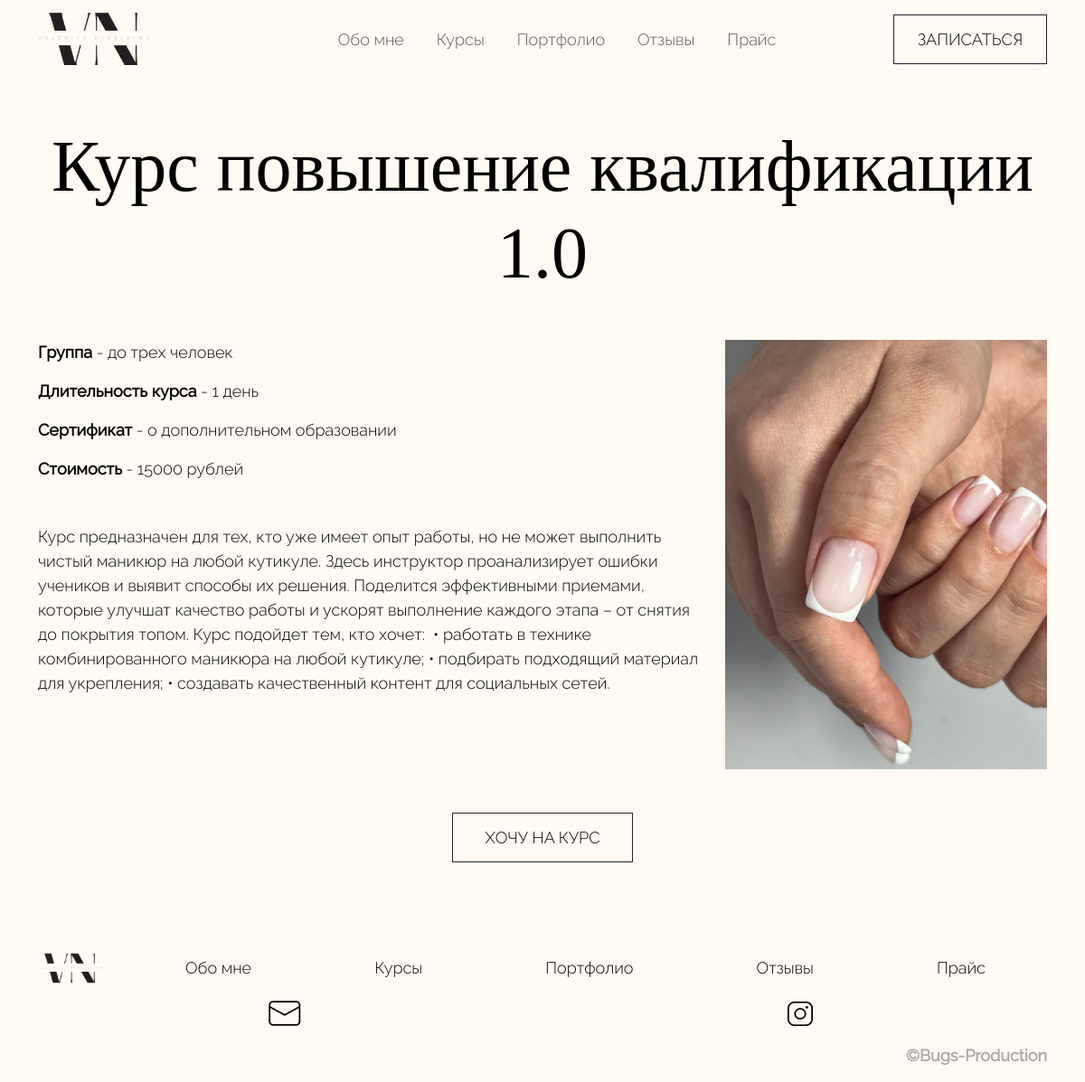
The page /courses/kurs-povyishenie-kvalifikatsii-10 on the database its author committed.
### courses/models.py (models this page shows, shortened)
class Course(models.Model):
    class Meta:
        verbose_name = 'курс'
        verbose_name_plural = 'Курсы'
    name = models.CharField('Наименование курса', max_length=50)
    img = models.ImageField('Картинка для курса', upload_to='img-courses')
    mini_description = models.TextField('Мини описание курса')
    count_group = models.CharField('Количество людей в группе', max_length=30)
    time_course = models.CharField('Длительность курса', max_length=30)
    certificate = models.CharField('Документ об окончании курса', max_length=30)
    price = models.IntegerField('Стоимость курса')
    description = models.TextField('Полное описание курса')
    create_date = models.DateTimeField(auto_now_add=True)
    slug = models.SlugField(max_length=255, unique=True, blank=True, null=True, verbose_name='Slug')

### main/views.py (the view)
# urls.py: path('courses/<slug:slug>', CourseView.as_view(), name='course'),
class CourseView(DetailView):
    model = Course
    template_name = 'main/course.html'
    context_object_name = 'course'

### templates/main/course.html (shortened to what this page needs)
{% extends 'main/layout.html' %}
{% load static %}
{% block link %}
<link rel="stylesheet" href="{% static 'main/style/courses.css' %}">
{% endblock %}
{% block links %}
<ul class="navbar-nav mr-auto">
    <li class="nav-item"><a href="{% url 'about' %}" class="nav-link">Обо мне</a></li>
    <li class="nav-item"><a href="{% url 'courses' %}" class="nav-link">Курсы</a></li>
    <li class="nav-item"><a href="{% url 'home' %}" class="nav-link">Портфолио</a></li>
    <li class="nav-item"><a href="{% url 'home' %}" class="nav-link">Отзывы</a></li>
    <li class="nav-item"><a href="{% url 'home' %}" class="nav-link">Прайс</a></li>
</ul>
{% endblock %}
{% block content %}
<main>
    <section class="course-detailed">
        <div class="container">
            <h1 class="text-center">{{ course.name }}</h1>
            <div class="row course-detailed-content mt-5">
                <div class="course-detailed-content-left col-12 col-md-8">
                    <div class="course-detaled-mini-description mb-5">
                        <p><span>Группа</span> - {{ course.count_group }}</p>
                        <p><span>Длительность курса</span> - {{ course.time_course }}</p>
                        <p><span>Сертификат</span> - {{ course.certificate }}</p>
                        <p><span>Стоимость</span> - {{ course.price }} рублей</p>
                    </div>
                    <div class="course-detailed-description">
                        <p>{{ course.description }}</p>
                    </div>
                </div>
                <div class="course-detailed-content-right col-12 col-md-4">
                    <img src="{{ course.img.url }}" alt="" class="img-fluid">
                </div>
            </div>
            <div class="sign-button sign-course mt-5"><a href="{% url 'enroll-course' course_slug=course.slug %}">Хочу
                на курс</a></div>
        </div>
    </section>
</main>
{% endblock %}
{% block links-footer %}
<li><a href="{% url 'about' %}">Обо мне</a></li>
<li class="nav-item"><a href="{% url 'courses' %}" class="nav-link">Курсы</a></li>
<li><a href="{% url 'home' %}">Портфолио</a></li>
<li><a href="{% url 'home' %}">Отзывы</a></li>
<li><a href="{% url 'home' %}">Прайс</a></li>
{% endblock %}

### static/main/style/courses.css (style rules this page uses)
.course-detailed-content { display: flex; align-items: flex-start; }
.sign-course { max-width: 200px; }

### static/main/style/base.css (style rules this page uses)
li, a, p { font-size: 18px; font-family: Raleway-L; color: #000; }
h1 { font-size: 6vw; color: #000; font-family: Cormorant; }
span { font-family: Raleway-R; font-size: 18px; font-weight: bolder; color: #000; }
@media (min-width: 1200px) { h1 { font-size: 80px; } }
body { background-color: #fffaf3; }
header li { margin: 0 10px; }
.sign-button { display: flex; justify-content: center; align-items: center; font-size: 18px; font-family: Raleway-R; text-transform: uppercase; background-color: transparent; border: solid 1px; padding: 13px 26px; max-width: 170px; margin: 0 auto; }
.sign-button a { text-decoration: none; }
main { margin-top: 50px; }
footer a { text-decoration: none; }

### rows shown on the page
Course: name "Курс повышение квалификации 1.0", count_group "до трех человек", time_course "1 день", certificate "о дополнительном образовании", price "15000", description "Курс предназначен для тех, кто уже имеет опыт работы, но не может выполнить чистый маникюр на любой кутикуле. Здесь инструктор проанализирует ошибки учеников и выявит способы их решения. Поделится эффективными приемами, которые улучшат качество работы и ускорят выполнение каждого этапа – от снятия до покрытия топом. Курс подойдет тем, кто хочет: • работать в технике комбинированного маникюра на любой кутикуле; • подбирать подходящий материал для укрепления; • создавать качественный контент для социальных сетей.", img (picture)
